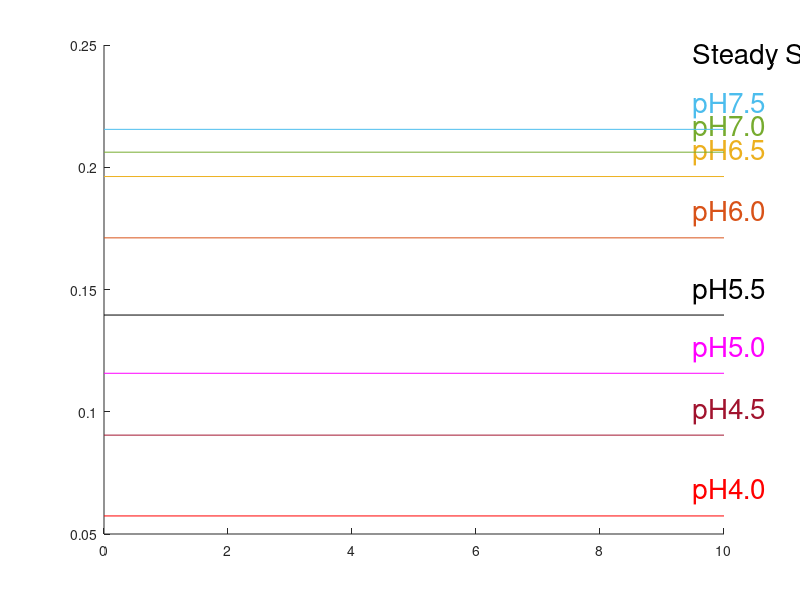

Write the MATLAB code that produced this figure. (Note: this script raises an error after producing the figure.)
% RGB
global blue;
global rust;
global gold;
global purple;
global green;
global ciel;
global cherry;
global red;
global black;
global magenta;
blue =    [0.0000, 0.4470, 0.7410];
rust =    [0.8500, 0.3250, 0.0980];
gold =    [0.9290, 0.6940, 0.1250];
purple =  [0.4940, 0.1840, 0.5560];
green =   [0.4660, 0.6740, 0.1880];
ciel =    [0.3010, 0.7450, 0.9330];
cherry =  [0.6350, 0.0780, 0.1840];
red =     [1.0, 0.0, 0.0];
black =   [0.0, 0.0, 0.0];
magenta = [1.0, 0.0, 1.0];
punchColor = [ red; cherry; magenta; black; rust; gold; green; ciel ];
pHLabel = [ 'pH4.0'; 'pH4.5'; 'pH5.0'; 'pH5.5'; 'pH6.0'; 'pH6.5'; 'pH7.0'; 'pH7.5' ];
% Use the colors to match the pH values (4=red, 7=green, 10=blue)
global myColor1;
global myColor2;
myColor1 = [ green; red; blue; green; blue; red; blue; green; red ];
myColor2 = [ gold; cherry; ciel; gold; ciel; cherry; ciel; gold; cherry ];
global markers;
% for the 3 punches:
markers = [ '-o'; '-^'; '-s'];
global markersAll;
% all the symbols that Matlab has:
markersAll = [ '-o'; '-p'; '-s'; '-d'; '-^'; '-v'; '->'; '-<'; '-x'; '-h'; '-+'; '-*'; '-.'];

% 0. Load the final values of both peaks for each segment of all time
% series
load('Data/endVals.mat');
global endVals
global ssVals

% 1. Alginate
load('Data/myAlgY1AllPunches.mat');
load('Data/myAlgY1AllPunchesStdDev.mat');
figure % 1.1
text(9.5,myAlgY1allPunches(8)+0.03,'Steady State', 'Color', black, ...
    'FontSize', 20);
for i = 1:8
    line([0,10],[myAlgY1allPunches(i),myAlgY1allPunches(i)], ...
        'Color', punchColor(i,:));
    text(9.5,myAlgY1allPunches(i)+0.01,pHLabel(i,:), ...
        'Color', punchColor(i,:), 'FontSize', 20);
    hold on;
end
plotEndValsOnSteadyState(1);
set(gca,'FontSize', 30);
title('Alginate: ability of flow cell to match steady state target after 30 msmts', 'FontSize', 30);
xlabel('Flow cell segment', 'FontSize', 30);
ylabel('Normalized Intensity of 1430 cm-1 peak', 'FontSize', 30);
ssVals(1,1,1) = myAlgY1allPunches(1);
ssVals(1,1,2) = myAlgY1allPunches(7);

figure % 1.2
% 20200923 plot the static pH4 and pH7 values as a filled in markers
plotSteadyStateValues(1, 4, myAlgY1allPunches);
plotSteadyStateValues(1, 7, myAlgY1allPunches);
% 20200922 plot the end-of-segment value of pH4 and pH7 for all segments
% for all punches
plotScatterOfEndValsOnSteadyState(1);
% make it pretty
set(gca,'FontSize', 30);
title('Alginate: ability of flow cell to match steady state target after 30 msmts', 'FontSize', 30);
xlabel('pH of flow cell environment', 'FontSize', 30);
ylabel('Normalized Intensity of 1430 cm-1 peak', 'FontSize', 30);
xlim([3. 8.]);

figure % 1.3
% 20200923 plot the static pH4 and pH7 values as a filled in markers
plotSteadyStateValues(1, 4, myAlgY1allPunches);
plotSteadyStateValues(1, 7, myAlgY1allPunches);
% 20200923 plot the average of all end-of-segment values of pH4 and pH7 
% with std dev error bars for all segments, for all punches 
plotScatterOfAvgs(1);
% make it pretty
set(gca,'FontSize', 30);
title('Alginate: ability of flow cell to match steady state target after 30 msmts', 'FontSize', 30);
xlabel('pH of flow cell environment', 'FontSize', 30);
ylabel('Normalized Intensity of 1430 cm-1 peak', 'FontSize', 30);
xlim([3. 8.]);

% 2. PEG
load('Data/myPEGY1AllPunches.mat');
load('Data/myPEGY1AllPunchesStdDev.mat');
figure % 2.1
for i = 1:8
    line([0,10],[myPEGY1allPunches(i),myPEGY1allPunches(i)], ...
        'Color', punchColor(i,:));
    text(9.5,myPEGY1allPunches(i)+0.01,pHLabel(i,:), 'Color', punchColor(i,:));
    hold on;
end
plotEndValsOnSteadyState(2);
title('PEG: ability of flow cell to match steady state target after 30 msmts', 'FontSize', 30);
xlabel('Flow cell segment', 'FontSize', 30);
ylabel('Normalized Intensity of 1430 cm-1 peak', 'FontSize', 30);
ssVals(2,1,1) = myPEGY1allPunches(1);
ssVals(2,1,2) = myPEGY1allPunches(7);

figure % 2.2
% 20200923 plot the static pH4 and pH7 values as a filled in markers
plotSteadyStateValues(2, 4, myPEGY1allPunches);
plotSteadyStateValues(2, 7, myPEGY1allPunches);
% 20200922 plot the end-of-segment value of pH4 and pH7 for all segments
% for all punches
plotScatterOfEndValsOnSteadyState(2);
% make it pretty
set(gca,'FontSize', 30);
title('PEG: ability of flow cell to match steady state target after 30 msmts', 'FontSize', 30);
xlabel('pH of flow cell environment', 'FontSize', 30);
ylabel('Normalized Intensity of 1430 cm-1 peak', 'FontSize', 30);
xlim([3. 8.]);

figure % 2.3
% 20200923 plot the static pH4 and pH7 values as a filled in markers
plotSteadyStateValues(2, 4, myPEGY1allPunches);
plotSteadyStateValues(2, 7, myPEGY1allPunches);
% 20200923 plot the average of all end-of-segment values of pH4 and pH7 
% with std dev error bars for all segments, for all punches 
plotScatterOfAvgs(2);
% make it pretty
set(gca,'FontSize', 30);
title('PEG: ability of flow cell to match steady state target after 30 msmts', 'FontSize', 30);
xlabel('pH of flow cell environment', 'FontSize', 30);
ylabel('Normalized Intensity of 1430 cm-1 peak', 'FontSize', 30);
xlim([3. 8.]);

% 3. pHEMA
load('Data/myHEMAY1AllPunches.mat');
load('Data/myHEMAY1AllPunchesStdDev.mat');
figure % 3.1
for i = 1:8
    line([0,10],[myHEMAY1allPunches(i),myHEMAY1allPunches(i)], ...
        'Color', punchColor(i,:));
    text(9.5,myHEMAY1allPunches(i)+0.01,pHLabel(i,:), 'Color', punchColor(i,:));
    hold on;
end
plotEndValsOnSteadyState(3);
set(gca,'FontSize', 30);
title('pHEMA: ability of flow cell to match steady state target after 30 msmts', 'FontSize', 30);
xlabel('Flow cell segment', 'FontSize', 30);
ylabel('Normalized Intensity of 1430 cm-1 peak', 'FontSize', 30);
ssVals(3,1,1) = myHEMAY1allPunches(1);
ssVals(3,1,2) = myHEMAY1allPunches(7);

figure % 3.2
% 20200923 plot the static pH4 and pH7 values as a filled in markers
plotSteadyStateValues(3, 4, myHEMAY1allPunches);
plotSteadyStateValues(3, 7, myHEMAY1allPunches);
% 20200922 plot the end-of-segment value of pH4 and pH7 for all segments
% for all punches
plotScatterOfEndValsOnSteadyState(3);
% make it pretty
set(gca,'FontSize', 30);
title('pHEMA: ability of flow cell to match steady state target after 30 msmts', 'FontSize', 30);
xlabel('pH of flow cell environment', 'FontSize', 30);
ylabel('Normalized Intensity of 1430 cm-1 peak', 'FontSize', 30);
xlim([3. 8.]);

figure % 3.3
% 20200923 plot the static pH4 and pH7 values as a filled in markers
plotSteadyStateValues(3, 4, myHEMAY1allPunches);
plotSteadyStateValues(3, 7, myHEMAY1allPunches);
% 20200923 plot the average of all end-of-segment values of pH4 and pH7 
% with std dev error bars for all segments, for all punches 
plotScatterOfAvgs(3);
% make it pretty
set(gca,'FontSize', 30);
title('pHEMA: ability of flow cell to match steady state target after 30 msmts', 'FontSize', 30);
xlabel('pH of flow cell environment', 'FontSize', 30);
ylabel('Normalized Intensity of 1430 cm-1 peak', 'FontSize', 30);
xlim([3. 8.]);

% 4. pHEMA/coAc
load('Data/myHEMACoY1AllPunches.mat');
load('Data/myHEMACoY1AllPunchesStdDev.mat');
figure % 4.1
for i = 1:8
    line([0,10],[myHEMACoY1allPunches(i),myHEMACoY1allPunches(i)], ...
        'Color', punchColor(i,:));
    text(9.5,myHEMACoY1allPunches(i)+0.01,pHLabel(i,:), 'Color', punchColor(i,:));
    hold on;
end
plotEndValsOnSteadyState(4);
set(gca,'FontSize', 30);
title('pHEMA/coAc: ability of flow cell to match steady state target after 30 msmts', 'FontSize', 30);
xlabel('Flow cell segment', 'FontSize', 30);
ylabel('Normalized Intensity of 1430 cm-1 peak', 'FontSize', 30);
ssVals(4,1,1) = myHEMACoY1allPunches(1);
ssVals(4,1,2) = myHEMACoY1allPunches(7);

figure % 4.2
% 20200923 plot the static pH4 and pH7 values as a filled in markers
plotSteadyStateValues(4, 4, myHEMACoY1allPunches);
plotSteadyStateValues(4, 7, myHEMACoY1allPunches);
% 20200922 plot the end-of-segment value of pH4 and pH7 for all segments
% for all punches
plotScatterOfEndValsOnSteadyState(4);
% make it pretty
set(gca,'FontSize', 30);
title('pHEMA/coAc: ability of flow cell to match steady state target after 30 msmts', 'FontSize', 30);
xlabel('pH of flow cell environment', 'FontSize', 30);
ylabel('Normalized Intensity of 1430 cm-1 peak', 'FontSize', 30);
xlim([3. 8.]);

figure % 4.3
% 20200923 plot the static pH4 and pH7 values as a filled in markers
plotSteadyStateValues(4, 4, myHEMACoY1allPunches);
plotSteadyStateValues(4, 7, myHEMACoY1allPunches);
% 20200923 plot the average of all end-of-segment values of pH4 and pH7 
% with std dev error bars for all segments, for all punches 
plotScatterOfAvgs(4);
% make it pretty
set(gca,'FontSize', 30);
title('pHEMA/coAc: ability of flow cell to match steady state target after 30 msmts', 'FontSize', 30);
xlabel('pH of flow cell environment', 'FontSize', 30);
ylabel('Normalized Intensity of 1430 cm-1 peak', 'FontSize', 30);
xlim([3. 8.]);

figure
plotBarOfAvgs(1, 4, myAlgY1allPunches, myAlgY1allPunchesStdDev); % plots bars of pH7 for gel 1
plotBarOfAvgs(2, 4, myPEGY1allPunches, myPEGY1allPunchesStdDev);
plotBarOfAvgs(3, 4, myHEMAY1allPunches, myHEMAY1allPunchesStdDev);
plotBarOfAvgs(4, 4, myHEMACoY1allPunches, myHEMACoY1allPunchesStdDev);
fname = {'A';'B';'C';'D'};
set(gca, 'XTick', 1:length(fname),'XTickLabel',fname);
set(gca, 'FontSize', 30,'FontWeight','bold','box','off')
title('Consistency of hydrogels at pH4')
xlabel('Gel type')
ylabel('Normalized intensity of 1430 cm-1 peak')

figure
plotBarOfAvgs(1, 7, myAlgY1allPunches, myAlgY1allPunchesStdDev); % plots bars of pH4 for gel 1
plotBarOfAvgs(2, 7, myPEGY1allPunches, myPEGY1allPunchesStdDev);
plotBarOfAvgs(3, 7, myHEMAY1allPunches, myHEMAY1allPunchesStdDev);
plotBarOfAvgs(4, 7, myHEMACoY1allPunches, myHEMACoY1allPunchesStdDev);
fname = {'A';'B';'C';'D'};
set(gca, 'XTick', 1:length(fname),'XTickLabel',fname);
set(gca, 'FontSize', 30,'FontWeight','bold','box','off')
title('Consistency of hydrogels at pH7')
xlabel('Gel type')
ylabel('Normalized intensity of 1430 cm-1 peak')

figure
plotBarOfAvgsSideBySide(1, 4, myAlgY1allPunches, myAlgY1allPunchesStdDev); % plots bars of pH7 for gel 1
plotBarOfAvgsSideBySide(2, 4, myPEGY1allPunches, myPEGY1allPunchesStdDev);
plotBarOfAvgsSideBySide(3, 4, myHEMAY1allPunches, myHEMAY1allPunchesStdDev);
plotBarOfAvgsSideBySide(4, 4, myHEMACoY1allPunches, myHEMACoY1allPunchesStdDev);
fname = {'A';'B';'C';'D'};
set(gca, 'XTick', 2:2:length(fname)*2,'XTickLabel',fname);
set(gca, 'FontSize', 30,'FontWeight','bold','box','off')
title('Consistency of hydrogels at pH4')
xlabel('Gel type')
ylabel('Normalized intensity of 1430 cm-1 peak')

figure
plotBarOfAvgsSideBySide(1, 7, myAlgY1allPunches, myAlgY1allPunchesStdDev); % plots bars of pH4 for gel 1
plotBarOfAvgsSideBySide(2, 7, myPEGY1allPunches, myPEGY1allPunchesStdDev);
plotBarOfAvgsSideBySide(3, 7, myHEMAY1allPunches, myHEMAY1allPunchesStdDev);
plotBarOfAvgsSideBySide(4, 7, myHEMACoY1allPunches, myHEMACoY1allPunchesStdDev);
fname = {'A';'B';'C';'D'};
set(gca, 'XTick', 2:2:length(fname)*2,'XTickLabel',fname);
set(gca, 'FontSize', 30,'FontWeight','bold','box','off')
title('Consistency of hydrogels at pH7')
xlabel('Gel type')
ylabel('Normalized intensity of 1430 cm-1 peak')

% 5. Calculate reversibility of all gels as the std dev of the final value
% of all segments of the SAME pH over all punches of a gel type
calcReversibility();

% 6. Compare the steady-state value with the dynamic value from flow cell
% study when pH is the same (eg. 3 segments of pH4 and 3 of pH7) for all
% punches. Consider only peak 1 
compareDynamicVsStaticAccuracy();

function a = plotEndValsOnSteadyState(gel)
global endVals;
global myColor1;
global myColor2;
global markers;

    for punch = 1:3
        for segment = 1:9
            %index = ((gel-1)*3)+punch;
            % 1430 cm-1 peak
            plot(segment, endVals(gel, punch, segment, 1), ...
                markers(punch,:), 'LineStyle','none', ...
                'MarkerSize', 30, ...
                'Color', myColor1(segment,:), 'linewidth', 2);
            hold on;
            % 1702 cm-1 peak
%             plot(segment, endVals(gel, punch, segment, 2), ...
%                 markers(punch,:), 'LineStyle','none', 'MarkerSize', 30, ...
%                 'Color', myColor2(segment,:), 'linewidth', 2);
%             hold on;
        end 
    end
    a = 1;
end

function b = calcReversibility()
global endVals
global vals
pH4Segments = [2 6 9];
pH7Segments = [1 4 8];
pH10Segments = [3 5 7];

    % Construct the arrays for each peak at each pH level
    for i = 1:4
        for j = 1:3
            pk1pH4 = [endVals(i, j, pH4Segments(1), 1) ...
                      endVals(i, j, pH4Segments(2), 1) ...
                      endVals(i, j, pH4Segments(3), 1)];
            pk1pH7 = [endVals(i, j, pH7Segments(1), 1) ...
                      endVals(i, j, pH7Segments(2), 1) ...
                      endVals(i, j, pH7Segments(3), 1)];
            pk1pH10 = [endVals(i, j, pH10Segments(1), 1) ...
                      endVals(i, j, pH10Segments(2), 1) ...
                      endVals(i, j, pH10Segments(3), 1)];
                  
            pk2pH4 = [endVals(i, j, pH4Segments(1), 2) ...
                      endVals(i, j, pH4Segments(2), 2) ...
                      endVals(i, j, pH4Segments(3), 2)];
            pk2pH7 = [endVals(i, j, pH7Segments(1), 2) ...
                      endVals(i, j, pH7Segments(2), 2) ...
                      endVals(i, j, pH7Segments(3), 2)];
            pk2pH10 = [endVals(i, j, pH10Segments(1), 2) ...
                      endVals(i, j, pH10Segments(2), 2) ...
                      endVals(i, j, pH10Segments(3), 2)];
        end
        
        fprintf('gel %d\n', i);
        % Calculate the std dev of each of the 6 cases
        fprintf('%.3f %.3f %.3f %.3f %.3f %.3f\n', ...
            std(pk1pH4(:)), std(pk1pH7(:)), std(pk1pH10(:)), ...
            std(pk2pH4(:)), std(pk2pH7(:)), std(pk2pH10(:)));
        
        % save for use in dynamic vs static accuracy comparison
        vals(i,1,1,:) = pk1pH4(:);
        vals(i,1,2,:) = pk1pH7(:);
        vals(i,2,1,:) = pk2pH4(:);
        vals(i,2,2,:) = pk2pH7(:);
    end
    b = 1;
end

function c = compareDynamicVsStaticAccuracy()
    global vals;
    global ssVals;
    
    for i = 1:4
        for peak = 1:1
            for pH = 1:2
                diffs(i, peak, pH) = 0;
                for seg = 1:3
%                     fprintf('diff is %.3f - %.3f\n', ...
%                         vals(i, peak, pH, seg), ...
%                         ssVals(i, peak, pH));
                    newVal = abs(vals(i, peak, pH, seg) - ssVals(i, peak, pH));
                    % Use the absolute value in order not to cancel out
                    % differences that straddle the steady state value
                    diffs(i, peak, pH) = diffs(i, peak, pH) + newVal;
                end
                fprintf('gel %d peak %d pH %d difference over all segs: %.3f\n',...
                    i, peak, pH, diffs(i, peak, pH));
            end
        end
    end
    
    c = 1;
end

function d = plotScatterOfEndValsOnSteadyState(gel)
global endVals;
global myColor1;
global myColor2;
global markers;

    for punch = 1:3
        % plot all the pH4 segments: 2, 6, 9
        pH4 = [2 6 9];
        for segment = 1:3
            %index = ((gel-1)*3)+punch;
            % 1430 cm-1 peak
            plot(4, endVals(gel, punch, pH4(segment), 1), ...
                markers(punch,:), 'LineStyle','none', ...
                'MarkerSize', 30, ...
                'Color', myColor1(pH4(segment),:), 'linewidth', 2);
            hold on;
            % 1702 cm-1 peak
%             plot(pH4(segment), endVals(gel, punch, pH4(segment), 2), ...
%                 markers(punch,:), 'LineStyle','none', 'MarkerSize', 30, ...
%                 'Color', myColor2(pH4(segment),:), 'linewidth', 2);
%             hold on;
        end 
        
        % plot all the pH7 segments: 1, 5, 8
        pH7 = [1 4 8];
        for segment = 1:3
            %index = ((gel-1)*3)+punch;
            % 1430 cm-1 peak
            plot(7, endVals(gel, punch, pH7(segment), 1), ...
                markers(punch,:), 'LineStyle','none', ...
                'MarkerSize', 30, ...
                'Color', myColor1(pH7(segment),:), 'linewidth', 2);
            hold on;
            % 1702 cm-1 peak
%             plot(pH7(segment), endVals(gel, punch, pH7(segment), 2), ...
%                 markers(punch,:), 'LineStyle','none', 'MarkerSize', 30, ...
%                 'Color', myColor2(pH7(segment),:), 'linewidth', 2);
%             hold on;
        end   
        
%         % plot all the pH10 segments: 3, 5, 7. Skip this b/c cal curves
%         % don't go past pH7.5
%         pH10 = [3 5 7];
%         for segment = 1:3
%             %index = ((gel-1)*3)+punch;
%             % 1430 cm-1 peak
%             plot(10, endVals(gel, punch, pH10(segment), 1), ...
%                 markers(punch,:), 'LineStyle','none', ...
%                 'MarkerSize', 30, ...
%                 'Color', myColor1(pH10(segment),:), 'linewidth', 2);
%             hold on;
%             % 1702 cm-1 peak
%             plot(pH10(segment), endVals(gel, punch, pH10(segment), 2), ...
%                 markers(punch,:), 'LineStyle','none', 'MarkerSize', 30, ...
%                 'Color', myColor2(pH10(segment),:), 'linewidth', 2);
%             hold on;
%         end 
    end
    d = 1;
end

function e = plotSteadyStateValues(gel, pHlevel, myY1allPunches)
    global black
    global markersAll
    
    switch pHlevel
    case 4
        % 20200923 plot the static pH4 value as a filled in black hexagon
        plot(4, myY1allPunches(1), markersAll(gel,:), 'LineStyle','none', ...
            'MarkerSize', 30, ...
            'MarkerEdgeColor', black, ...
            'MarkerFaceColor', black);
        hold on;
    case 7
        % 20200923 plot the static pH7 value as a filled in black pentagon
        plot(7, myY1allPunches(7), markersAll(gel+4,:), 'LineStyle','none', ...
            'MarkerSize', 30, ...
            'MarkerEdgeColor', black, ...
            'MarkerFaceColor', black);
        hold on;
    end
    e = 1;
end

function f = plotScatterOfAvgs(gel)
global endVals;
global myColor1;
global myColor2;
global markersAll;

    % 1430 cm-1 peak
    A = []; % build a 1D array of values to pass to built-in functions
    % sum over all 3 pH4 segments for all 3 punches (9 values)
    sumPH4 = 0;
    sumSqPH4 = 0;
    n = 9;
    for punch = 1:3
        % plot all the pH4 segments: 2, 6, 9
        pH4 = [2 6 9];
        for segment = 1:3
            A = [ A endVals(gel, punch, pH4(segment), 1)];
            sumPH4 = sumPH4 + endVals(gel, punch, pH4(segment), 1);
        end
    end
    myAvg = sumPH4/n;
    for punch = 1:3
        % plot all the pH4 segments: 2, 6, 9
        pH4 = [2 6 9];
        for segment = 1:3
            term = endVals(gel, punch, pH4(segment), 1) - myAvg;
            sumSqPH4 = sumSqPH4 + (term * term);
        end
    end
    myStdDev = sqrt(sumSqPH4/(n-1));
    
    % Compare to built in functions
    avgA = mean(A); 
    stdDevA = std(A);
    
    % check avgA = myAvg? yes
    % check stdDevA = myStdDev? yes
    
    % plot the average with std dev error bars
    errorbar(4, avgA, stdDevA, ...
        markersAll(gel,:), 'LineStyle','none', ...
        'MarkerSize', 30, ...
        'Color', myColor1(pH4(segment),:), 'linewidth', 2);
        hold on;
        
    % Now do pH7 1430 cm-1 peak, just use built-ins for this, since 
    % check passed
    A = [];
    for punch = 1:3
        % plot all the pH7 segments: 1, 4, 8
        pH7 = [1 4 8];
        for segment = 1:3
            A = [ A endVals(gel, punch, pH7(segment), 1)];
        end
    end
    avgA = mean(A); 
    stdDevA = std(A);
    % plot the average with std dev error bars
    errorbar(7, avgA, stdDevA, ...
        markersAll(gel+4,:), 'LineStyle','none', ...
        'MarkerSize', 30, ...
        'Color', myColor1(pH7(segment),:), 'linewidth', 2);
        hold on;
        
    f = 1;
end

% new 20200930
function g = plotBarOfAvgs(gel, pHlevel, myY1allPunches, ...
    myY1allPunchesStdDev)
global endVals;
global myColor1;
global myColor2;
global markersAll;
    
    switch pHlevel
    case 4
        % 1430 cm-1 peak
        A = []; % build a 1D array of values to pass to built-in functions
        % sum over all 3 pH4 segments for all 3 punches (9 values)
        sumPH4 = 0;
        sumSqPH4 = 0;
        n = 9;
        for punch = 1:3
            % plot all the pH4 segments: 2, 6, 9
            pH4 = [2 6 9];
            for segment = 1:3
                A = [ A endVals(gel, punch, pH4(segment), 1)];
                sumPH4 = sumPH4 + endVals(gel, punch, pH4(segment), 1);
            end
        end
        myAvg = sumPH4/n;
        for punch = 1:3
            % plot all the pH4 segments: 2, 6, 9
            pH4 = [2 6 9];
            for segment = 1:3
                term = endVals(gel, punch, pH4(segment), 1) - myAvg;
                sumSqPH4 = sumSqPH4 + (term * term);
            end
        end
        myStdDev = sqrt(sumSqPH4/(n-1));

        % Compare to built in functions
        avgA = mean(A); 
        stdDevA = std(A);

        % check avgA = myAvg? yes
        % check stdDevA = myStdDev? yes

        % plot the dyn average with std dev error bars
        x = gel;
        a = bar(x, avgA);
        hold on;
        % make error bars a bit thicker than default
        b = errorbar(x, avgA, stdDevA, stdDevA, 'linewidth', 2);
        b.LineStyle = ':'; % this should make error bars dotted
        hold on;
        
        % plot the static average with std dev error bars
        % Draw the avg of all samples in static pH4 
        % as a horizontal line across the bar
        line([x-0.5 x+0.5], [myY1allPunches(1) myY1allPunches(1)], ...
            'Color', 'm', 'LineWidth', 2);
        bb = errorbar(x, myY1allPunches(1), myY1allPunchesStdDev(1), ...
            myY1allPunchesStdDev(1), 'linewidth', 2);
        bb.Color = 'm';
        hold on;

    case 7
        % Now do pH7 1430 cm-1 peak, just use built-ins for this, since 
        % check passed
        A = [];
        for punch = 1:3
            % plot all the pH7 segments: 1, 4, 8
            pH7 = [1 4 8];
            for segment = 1:3
                A = [ A endVals(gel, punch, pH7(segment), 1)];
            end
        end
        avgA = mean(A); 
        stdDevA = std(A);

        x = gel;   
        c = bar(x, avgA);
        hold on;
        % make error bars a bit thicker than default
        d = errorbar(x, avgA, stdDevA, stdDevA, 'linewidth', 2);
        d.LineStyle = ':'; % this should make error bars dotted
        hold on;
        
        % plot the static average with std dev error bars
        % Draw the avg of all samples in static pH4 
        % as a horizontal line across the bar
        line([x-0.5 x+0.5], [myY1allPunches(7) myY1allPunches(7)], ...
            'Color', 'm', 'LineWidth', 2);
        dd = errorbar(x, myY1allPunches(7), myY1allPunchesStdDev(7), ...
            myY1allPunchesStdDev(7), 'linewidth', 2);
        dd.Color = 'm';
        hold on;
    end
    g = 1;
end

% new 20201006
function h = plotBarOfAvgsSideBySide(gel, pHlevel, myY1allPunches, ...
    myY1allPunchesStdDev)
global endVals;
global myColor1;
global myColor2;
global markersAll;
    
    switch pHlevel
    case 4
        % 1430 cm-1 peak
        A = []; % build a 1D array of values to pass to built-in functions
        % sum over all 3 pH4 segments for all 3 punches (9 values)
        sumPH4 = 0;
        sumSqPH4 = 0;
        n = 9;
        for punch = 1:3
            % plot all the pH4 segments: 2, 6, 9
            pH4 = [2 6 9];
            for segment = 1:3
                A = [ A endVals(gel, punch, pH4(segment), 1)];
                sumPH4 = sumPH4 + endVals(gel, punch, pH4(segment), 1);
            end
        end
        myAvg = sumPH4/n;
        for punch = 1:3
            % plot all the pH4 segments: 2, 6, 9
            pH4 = [2 6 9];
            for segment = 1:3
                term = endVals(gel, punch, pH4(segment), 1) - myAvg;
                sumSqPH4 = sumSqPH4 + (term * term);
            end
        end
        myStdDev = sqrt(sumSqPH4/(n-1));

        % Compare to built in functions
        avgA = mean(A); 
        stdDevA = std(A);

        % check avgA = myAvg? yes
        % check stdDevA = myStdDev? yes

        % plot the dyn average with std dev error bars
        x = gel*2;
        a = bar(x, avgA);
        hold on;
        % make error bars a bit thicker than default
        b = errorbar(x, avgA, stdDevA, stdDevA, 'linewidth', 2);
        b.LineStyle = ':'; % this should make error bars dotted
        hold on;
        
        % plot the static average with std dev error bars
        % Draw the avg of all samples in static pH4 
        % as a horizontal line across the bar
        x = gel*2 + 1; % the side by side part
        aa = bar(x, myY1allPunches(1));
        bb = errorbar(x, myY1allPunches(1), myY1allPunchesStdDev(1), ...
            myY1allPunchesStdDev(1), 'linewidth', 2);
        bb.Color = 'm';
        hold on;

    case 7
        % Now do pH7 1430 cm-1 peak, just use built-ins for this, since 
        % check passed
        A = [];
        for punch = 1:3
            % plot all the pH7 segments: 1, 4, 8
            pH7 = [1 4 8];
            for segment = 1:3
                A = [ A endVals(gel, punch, pH7(segment), 1)];
            end
        end
        avgA = mean(A); 
        stdDevA = std(A);

        x = gel*2;% the side by side part
        c = bar(x, avgA);
        hold on;
        % make error bars a bit thicker than default
        d = errorbar(x, avgA, stdDevA, stdDevA, 'linewidth', 2);
        d.LineStyle = ':'; % this should make error bars dotted
        hold on;
        
        % plot the static average with std dev error bars
        % Draw the avg of all samples in static pH4 
        % as a horizontal line across the bar
        x = gel*2 + 1; % the side by side part
        cc = bar(x, myY1allPunches(7));
        dd = errorbar(x, myY1allPunches(7), myY1allPunchesStdDev(7), ...
            myY1allPunchesStdDev(7), 'linewidth', 2);
        dd.Color = 'm';
        hold on;
    end
    h = 1;
end